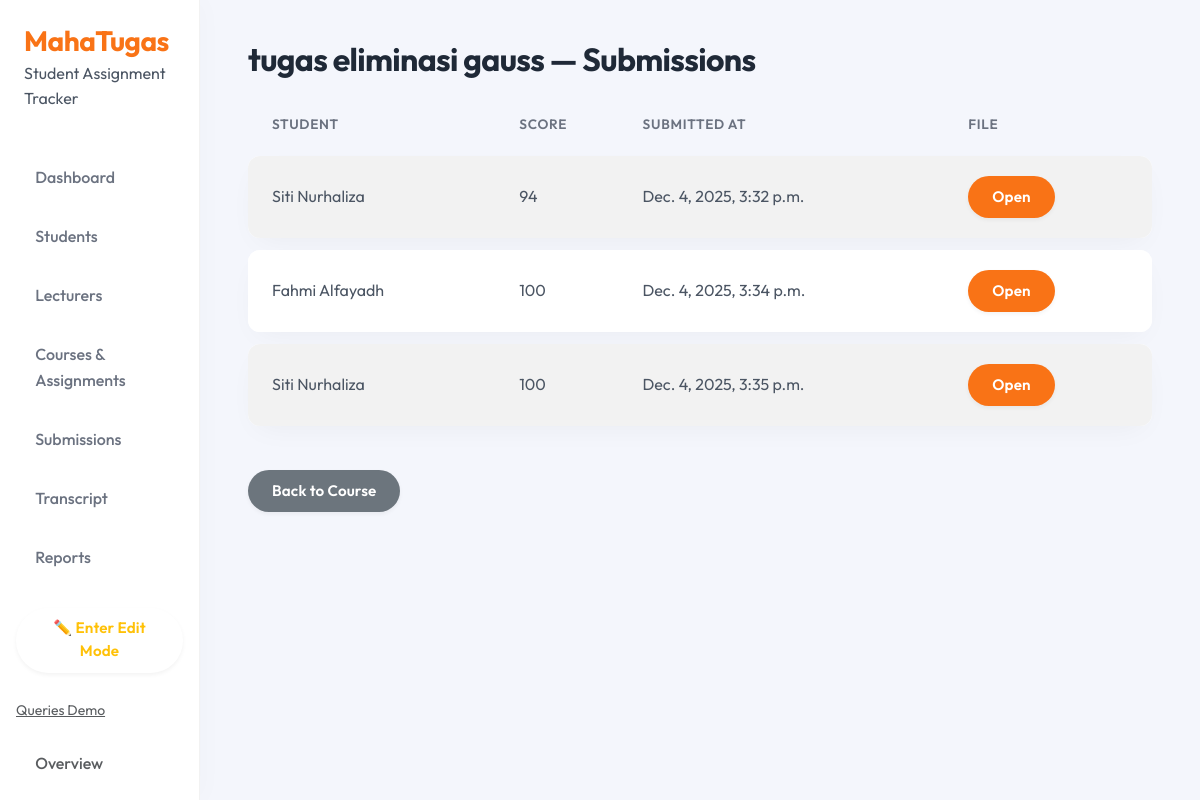
/assignments/4/submissions/, run on the app's committed database.
### tracker/models.py (models this page shows, shortened)
class Assignment(models.Model):
    assignment_id = models.AutoField(primary_key=True)
    course = models.ForeignKey(
        Course,
        on_delete=models.CASCADE,
        related_name='assignments'
    )
    title = models.CharField(max_length=200)
    description = models.TextField(blank=True, null=True)
    due_date = models.DateTimeField()
    max_score = models.IntegerField(default=100)

class Submission(models.Model):
    submission_id = models.AutoField(primary_key=True)
    assignment = models.ForeignKey(
        Assignment,
        on_delete=models.CASCADE,
        related_name='submissions'
    )
    student = models.ForeignKey(
        Student,
        on_delete=models.CASCADE,
        related_name='submissions'
    )
    submitted_at = models.DateTimeField(default=timezone.now)
    file_path = models.FileField(upload_to='submissions/')
    score = models.IntegerField(blank=True, null=True)
    remark = models.TextField(blank=True, null=True)

class Student(models.Model):
    def generate_nrp():
        last_student = Student.objects.order_by("-student_id").first()
        if last_student and last_student.nrp.isdigit():
            new_nrp = int(last_student.nrp) + 1
        else:
            new_nrp = 1  # kalau belum ada student
        return f"{new_nrp:03d}"  # format 3 digit, misal 001
    student_id = models.AutoField(primary_key=True)
    nrp = models.CharField(
    max_length=20,
    unique=True,
    default=generate_nrp,
    )
    name = models.CharField(max_length=150)
    email = models.EmailField(max_length=150, blank=True, null=True)
    photo_file = models.CharField(max_length=255, blank=True, null=True)  # path avatar

### tracker/views.py (the view)
# urls.py: path("assignments/<int:assignment_id>/submissions/", views.assignment_submissions, name="assignment_submissions"),
def assignment_submissions(request, assignment_id):
    assignment = get_object_or_404(Assignment, pk=assignment_id)
    students = Student.objects.all()
    submissions = Submission.objects.filter(assignment_id=assignment_id)
    submitted_ids = submissions.values_list("student_id", flat=True)
    missing_students = students.exclude(student_id__in=submitted_ids)
    return render(request, "tracker/assignment_submissions.html", {
        "assignment": assignment,
        "submissions": submissions,
        "missing_students": missing_students,
        "edit_mode": request.session.get("edit_mode", False),
    })

### tracker/templates/tracker/assignment_submissions.html (shortened to what this page needs)
{% extends "tracker/base.html" %}
{% block content %}
<h2>{{ assignment.title }} — Submissions</h2>
<table class="table table-striped">
    <thead>
        <tr>
            <th>Student</th>
            <th>Score</th>
            <th>Submitted At</th>
            <th>File</th>
        </tr>
    </thead>
    <tbody>
        {% for s in submissions %}
        <tr>
            <td>{{ s.student.name }}</td>
            <td>{{ s.score }}</td>
            <td>{{ s.submitted_at }}</td>
            <td>
                {% if s.file_path %}
                <a href="{{ s.file_path.url }}" class="btn btn-primary btn-sm" target="_blank">Open</a>
                {% else %}
                <span class="text-secondary">No File</span>
                {% endif %}
            </td>
        </tr>
        {% endfor %}
    </tbody>
</table>
<a href="{% url 'course_detail' assignment.course_id %}" class="btn btn-secondary mt-3">Back to Course</a>
{% endblock %}

### static/tracker/css/comfy.css (style rules this page uses)
:root { --bg-color: #f4f6fc; --surface-color: #ffffff; --text-primary: #4b5563; --text-secondary: #6b7280; --accent-color: #f97316; --accent-hover: #ea580c; --success-soft: #d1fae5; --success-text: #065f46; --warning-soft: #fef3c7; --warning-text: #92400e; --radius-lg: 20px; --radius-md: 12px; --shadow-soft: 0 10px 30px -10px rgba(0, 0, 0, 0.05); --shadow-hover: 0 20px 40px -10px rgba(0, 0, 0, 0.1); --transition-fast: all 0.2s cubic-bezier(0.4, 0, 0.2, 1); --animation-fade-up: fadeInUp 0.5s ease-out forwards; }
body { background-color: var(--bg-color); color: var(--text-primary); font-family: 'Outfit', sans-serif; line-height: 1.6; }
h1, h2, h3, h4, h5, h6 { color: #1f2937; font-weight: 700; letter-spacing: -0.02em; margin-bottom: 1rem; }
h2 { font-size: 2rem; }
.btn { border-radius: 50px; padding: 0.6rem 1.5rem; font-weight: 600; font-size: 0.95rem; letter-spacing: 0.01em; transition: var(--transition-fast); border: none; box-shadow: 0 2px 4px rgba(0, 0, 0, 0.05); }
.btn-primary { background-color: var(--accent-color); color: white; }
.table { border-collapse: separate; border-spacing: 0 0.8rem; background: transparent; }
.table thead th { background: transparent; color: var(--text-secondary); font-weight: 600; font-size: 0.85rem; text-transform: uppercase; letter-spacing: 0.05em; border: none; padding-left: 1.5rem; }
.table tbody tr { background: var(--surface-color); box-shadow: var(--shadow-soft); border-radius: var(--radius-md); transition: var(--transition-fast); }
.table td { border: none; padding: 1.25rem 1.5rem; vertical-align: middle; color: var(--text-primary); }
.table td:first-child { border-top-left-radius: var(--radius-md); border-bottom-left-radius: var(--radius-md); }
.table td:last-child { border-top-right-radius: var(--radius-md); border-bottom-right-radius: var(--radius-md); }

### data on the page
Assignment: title "tugas eliminasi gauss"
Submission: student.name "Siti Nurhaliza", score "94", submitted_at "Dec. 4, 2025, 3:32 p.m."
Submission: student.name "Fahmi Alfayadh", score "100", submitted_at "Dec. 4, 2025, 3:34 p.m."
Submission: student.name "Siti Nurhaliza", score "100", submitted_at "Dec. 4, 2025, 3:35 p.m."
